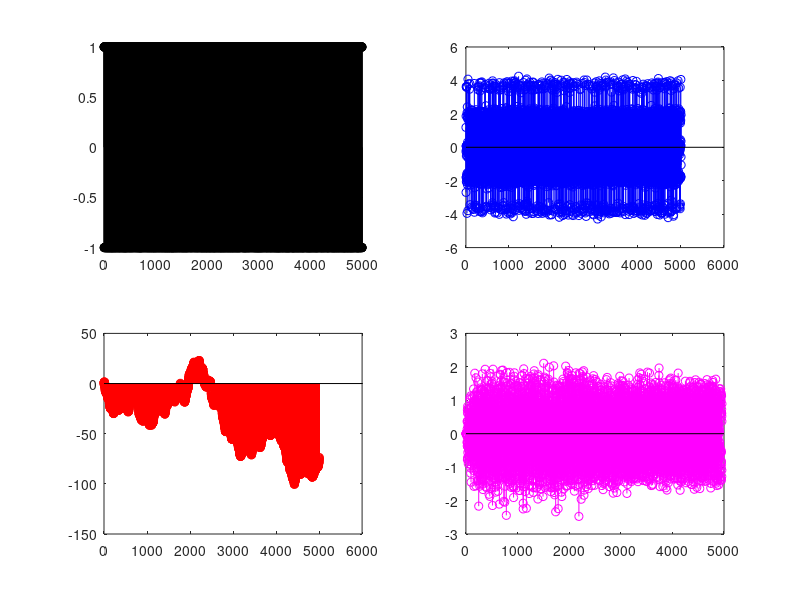
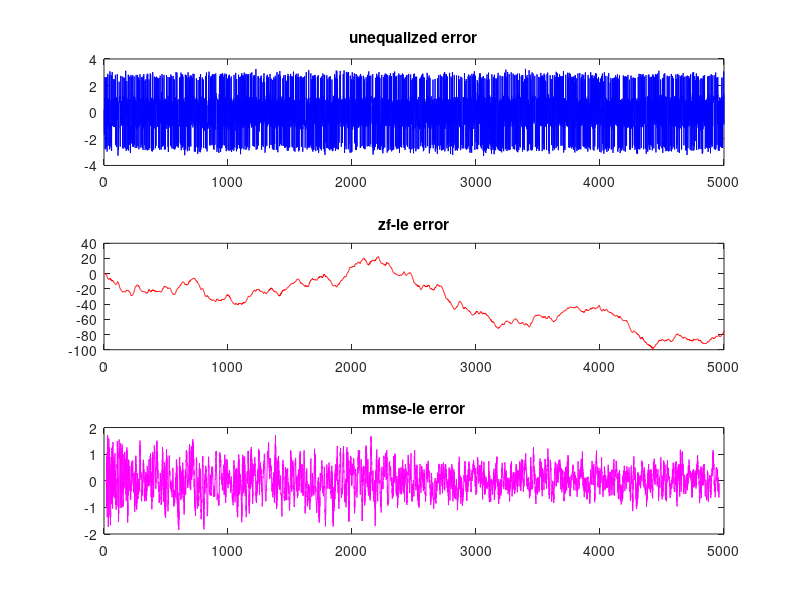

MATLAB code for these plots, in order:

% Equalizer

T = 5000;  % total number of bits (including both training phase and data phase
Tlen = 2500;  % number of bits in training phase
Ex = 1;  % bit energy
SNR_mfb_dB = 20; % Matched filter bound in dB. Try 20 and 40 dB
mmse_len = 40;  % number of taps in MMSE-LE
mu = 0.005;  % step size in LMS algorithm
delay = floor(mmse_len/2);  % delay the bitstream to achieve causality

%hh= poly([0.8 0.6 -0.7]) % Non-singular channel
hh= poly([1 0.9 -0.95]) % Singular channel with zero=1, which is on unit circle, unstable pole for 1/H(z^-1)
%1.0000   -0.9500   -0.9050    0.8550
%z_k = x_k -0.9500*x_{k-1} -0.9050*x_{k-2}+ 0.8550*x_{k-3} + n_k

SNR_mfb = 10^(SNR_mfb_dB/10);
sigma_n = sqrt(norm(hh)^2*Ex/SNR_mfb);  % standard deviation of noise

% Channel
bits = sign(randn(T,1)); % bipolar signal
xx = sqrt(Ex)*bits;  % transmit signal
zz = conv(xx,hh); % output of linear channel
zz = zz+sigma_n*(randn(size(zz))+j*randn(size(zz)));  %AWGN channel

% ZF-LE
v_zfle = filter([1],[hh],zz);  % output of ZF-LE

% MMSE-LE
ww = zeros(mmse_len,1); % initialize tap coefficients
if (mmse_len-delay>2)
   vv = zeros(mmse_len-delay-1,1); % initialize output of MMSE-LE (for causality)
   ee = zeros(mmse_len-delay-1,1); % initialize error (for causality)

end
%Training phase
for (ii=mmse_len-delay:Tlen)  % t= mmse_len-delay is the starting epoch (the delay is to achieve causality)
   vv(ii) = ww'*zz(ii+delay:-1:ii+delay-mmse_len+1);  % output of MMSE-LE
   ee(ii) = vv(ii) - xx(ii); % error ek = vk - xk
   ww = ww-mu*conj(ee(ii))*zz(ii+delay:-1:ii+delay-mmse_len+1);  % update tap coefficients
end
% Data phase
for (ii=Tlen+1:T-mmse_len) 
   %  ii should not be great than T-mmse_len, since we need to buffer mmse_len number of signals in the tapped delay line.
   vv(ii) = ww'*zz(ii+delay:-1:ii+delay-mmse_len+1);
   ee(ii) = vv(ii) - xx(ii); % ek = vk - xk
end


% Plot performance
figure(1)
subplot(2,2,1)
stem(xx,'k')
subplot(2,2,2)
stem(real(zz),'b');
subplot(2,2,3)
stem(real(v_zfle),'r')
subplot(2,2,4)
stem(real(vv),'m')
figure(2)
subplot(3,1,1)
plot(real(zz(1:length(xx))-xx),'b')
title('unequalized error')
subplot(3,1,2)
plot(real(v_zfle(1:length(xx)))-xx,'r')
title('zf-le error')
subplot(3,1,3)
plot(real(ee),'m')
title('mmse-le error')

